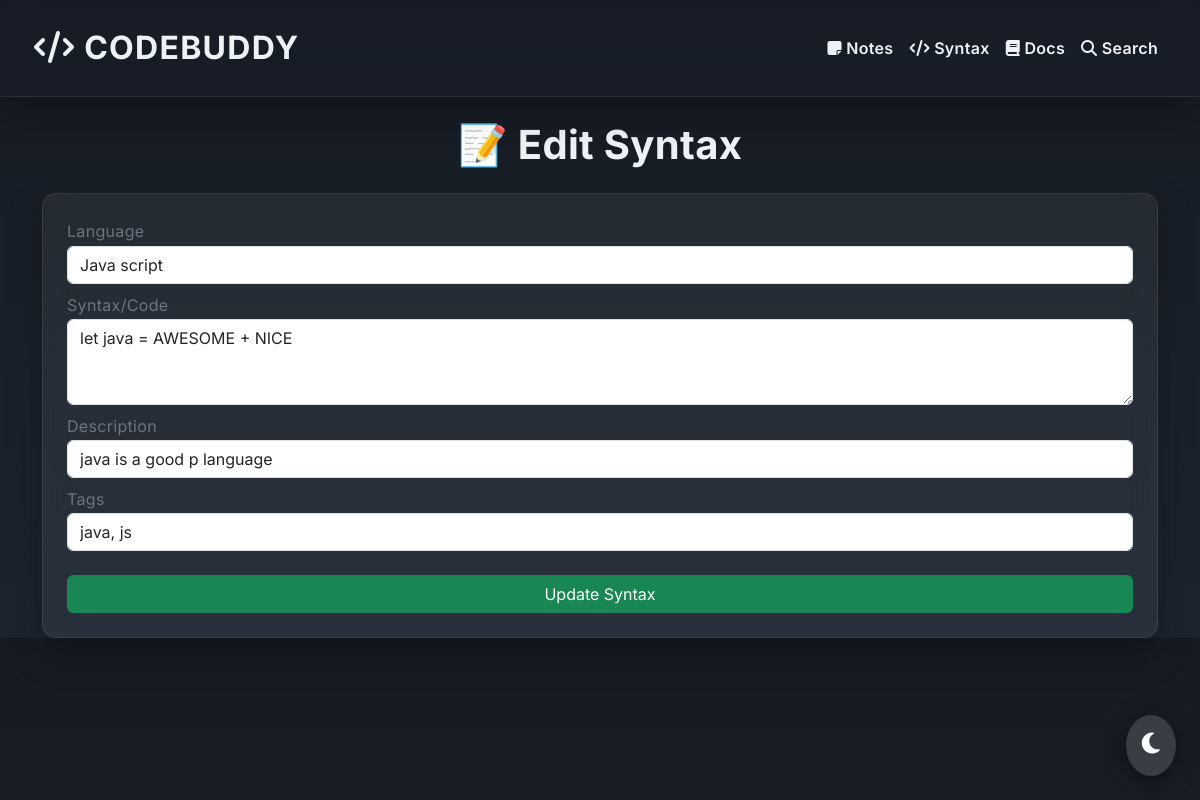
Screenshot of /edit_syntax/21 with the database file from the repository.
### tables this page shows
CREATE TABLE syntax (
    id INTEGER PRIMARY KEY AUTOINCREMENT,
    language TEXT NOT NULL,
    code TEXT NOT NULL,
    description TEXT,
    tags TEXT
);

### app.py (the view)
@app.route("/edit_syntax/<int:id>", methods=["GET", "POST"])
def edit_syntax(id):
    conn = sqlite3.connect("codebuddy.db")
    cursor = conn.cursor()
    if request.method == "POST":
        lang = request.form.get("language")
        code = request.form.get("code")
        description = request.form.get("description")
        tags = request.form.get("tags")
        cursor.execute("UPDATE syntax SET language = ?, code = ?, description = ?, tags = ? WHERE id = ?",
                       (lang, code, description, tags, id))
        conn.commit()
        conn.close()
        return redirect("/syntax")
    else:
        syntax = cursor.execute("SELECT * FROM syntax WHERE id = ?", (id,)).fetchall()
        conn.close()
        return render_template("edit_syntax.html", syntax=syntax, id=id)

### templates/edit_syntax.html (shortened to what this page needs)
{% extends "layout.html" %}
{% block content %}
<div class="container mt-4">
    <h1 class="text-center fw-bold theme-primary">📝 Edit Syntax</h1>
    {% for code in syntax %}
    <div class="glass-card p-4 mt-4">
        <form id="syntaxForm" action="/edit_syntax/{{ code[0] }}" method="post">
            <label class="theme-text text-secondary">Language</label>
            <input type="text" name="language" class="form-control mb-2" value="{{ code[1] }}" required>
            <label class="theme-text text-secondary">Syntax/Code</label>
            <textarea name="code" class="form-control mb-2" rows="3" required>{{ code[2] }}</textarea>
            <label class="theme-text text-secondary">Description</label>
            <input type="text" name="description" class="form-control mb-2" value="{{ code[3] }}">
            <label class="theme-text text-secondary">Tags</label>
            <input type="text" name="tags" class="form-control mb-2" value="{{ code[4] }}">
            <button type="submit" class="btn btn-success w-100 mt-3">Update Syntax</button>
        </form>
    </div>
    {% endfor %}
</div>
{% endblock %}

### static/style.css (style rules this page uses)
body { font-family: 'Inter', sans-serif; background: linear-gradient(180deg, #161b22 0%, #1c2430 100%); color: #eef2f7; transition: background 0.5s ease, color 0.5s ease; letter-spacing: 0.02rem; line-height: 1.7; }
.glass-card { transition: transform 0.4s ease, box-shadow 0.4s ease; background: rgba(255, 255, 255, 0.06); backdrop-filter: blur(14px); border-radius: 14px; box-shadow: 0 14px 36px rgba(0, 0, 0, 0.25); border: 1px solid rgba(255, 255, 255, 0.08); padding: 20px; }
:root { --primary-color: #4e99e6; --accent-color: #ff7755; --background-color: #eef2f7; --button-color: #4e99e6; --button-text-color: #ffffff; --secondary-button-color: #a7b4c2; --secondary-button-text: #ffffff; --muted-color: #8995a8; --alert-color: #ffc107; --code-bg: #262b36; --toggle-bg: #ffffff; --hover-color-light: black; --hover-color-dark: white; }

### rows the page displays
syntax: language "Java script", code "let java = AWESOME + NICE", description "java is a good p language", tags "java, js"
